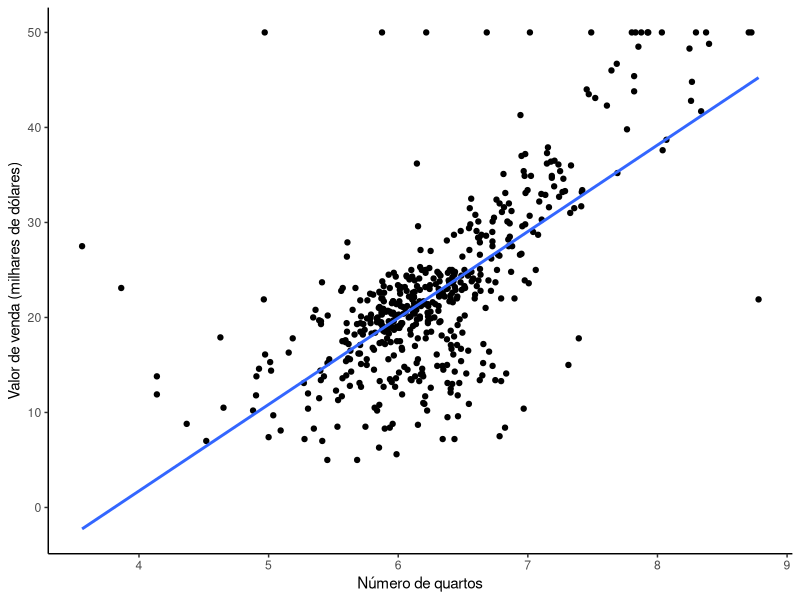

The R source for this figure: (Note: this script raises an error after producing the figure.)
install.packages("ggplot2")
library(ggplot2)

dados_BOSTON <- MASS::Boston                       # Dados sobre a influência no preço de imóveis
?MASS::Boston

############### Criar gráfico de dispersão ###############

ggplot(data =dados_BOSTON, aes(x = rm, y = medv))+ # Gráfico entre número de quartos e preço de venda
  geom_point()+                                    # Diagrama de dispersão
  theme_classic()+                                 # Opcional do professor
  xlab("Número de quartos")+                       # Eixo x
  ylab("Valor de venda (milhares de dólares)")+    # Eixo y
  geom_smooth(method = "lm", se = FALSE)           # Reta de tendencia

#### Coeficiente de correlação linear para rm e medv ####

cor(dados_BOSTON$rm, dados_BOSTON$medv)

################# Matriz de correlações #################

M <- cor(dados_BOSTON)
corrplot(M, method = "number")

################### Exemplo distancia ###################

######################## Pacote ########################
install.packages("ggplot2")
library(ggplot2)

################ Diagrama de dispersão #################
ggplot(data = distancia, aes(x = idade, y = distancia))+
  geom_point(size = 4)+                           # Size é o tamanho da bolinha
  theme_classic()+
  xlab("idade")+
  ylab("Distância(m)")+
  geom_smooth(method = "lm", se = FALSE)

########### Coeficiente de correlação linear ###########
cor(distancia$idade, distancia$distancia)

############ Ajuste do modelo de regressão #############
modelo_1 <- lm(formula =distancia ~ idade, data = distancia)

############# Mostra o resultado do modelo #############
summary(modelo_1)

###### intervalo de confiança para os parâmetros #######
confint(modelo_1)

############# Predição para um novo valor #############
novo_dado <- data.frame(idade = 24)
predict(modelo_1, novo_dado)

################# Análise de resíduos #################
plot(modelo_1)

################# Homocedasticidade dos resíduos #################
plot(distancia$idade, rstandard(modelo_1), xlab = "idade", ylab = "Resíduos")
abline(0,0)